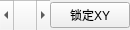
                            <widget class="QWidget" name="page_9">
                             <property name="geometry">
                              <rect>
                               <x>0</x>
                               <y>0</y>
                               <width>130</width>
                               <height>30</height>
                              </rect>
                             </property>
                             <property name="maximumSize">
                              <size>
                               <width>16777215</width>
                               <height>50</height>
                              </size>
                             </property>
                             <attribute name="label">
                              <string>大小</string>
                             </attribute>
                             <layout class="QVBoxLayout" name="verticalLayout_10">
                              <property name="spacing">
                               <number>0</number>
                              </property>
                              <property name="leftMargin">
                               <number>0</number>
                              </property>
                              <property name="topMargin">
                               <number>0</number>
                              </property>
                              <property name="rightMargin">
                               <number>0</number>
                              </property>
                              <property name="bottomMargin">
                               <number>0</number>
                              </property>
                              <item>
                               <widget class="QWidget" name="widget_21" native="true">
                                <property name="maximumSize">
                                 <size>
                                  <width>16777215</width>
                                  <height>50</height>
                                 </size>
                                </property>
                                <layout class="QHBoxLayout" name="horizontalLayout_56" stretch="9,0">
                                 <property name="spacing">
                                  <number>0</number>
                                 </property>
                                 <property name="leftMargin">
                                  <number>0</number>
                                 </property>
                                 <property name="topMargin">
                                  <number>0</number>
                                 </property>
                                 <property name="rightMargin">
                                  <number>0</number>
                                 </property>
                                 <property name="bottomMargin">
                                  <number>0</number>
                                 </property>
                                 <item>
                                  <widget class="QScrollBar" name="horizontalScrollBar_3">
                                   <property name="minimumSize">
                                    <size>
                                     <width>50</width>
                                     <height>30</height>
                                    </size>
                                   </property>
                                   <property name="orientation">
                                    <enum>Qt::Horizontal</enum>
                                   </property>
                                  </widget>
                                 </item>
                                 <item>
                                  <widget class="QPushButton" name="pushButton_13">
                                   <property name="layoutDirection">
                                    <enum>Qt::LeftToRight</enum>
                                   </property>
                                   <property name="text">
                                    <string>锁定XY</string>
                                   </property>
                                  </widget>
                                 </item>
                                </layout>
                               </widget>
                              </item>
                             </layout>
                            </widget>
